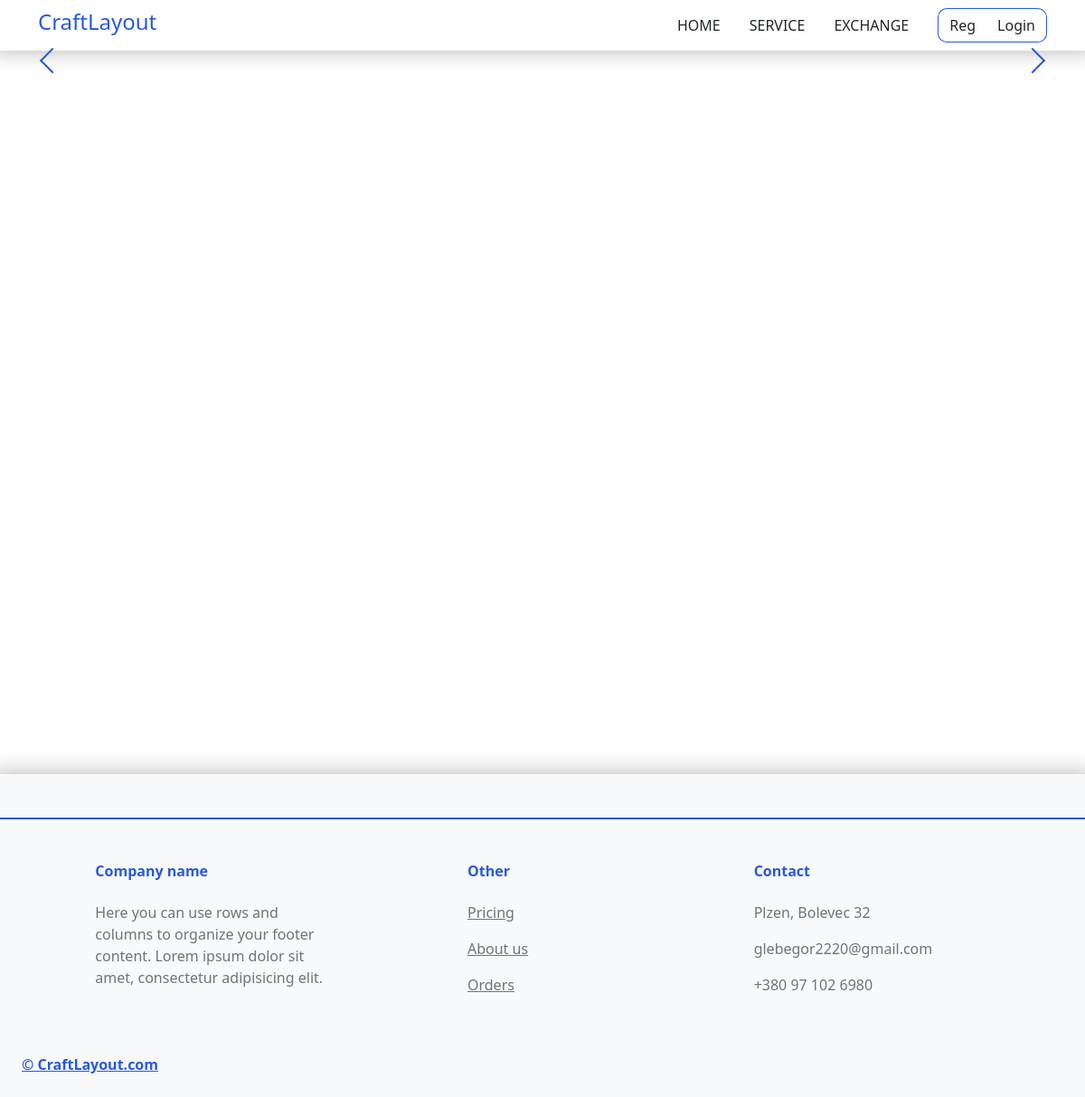
Before: /service/ with the older database file.
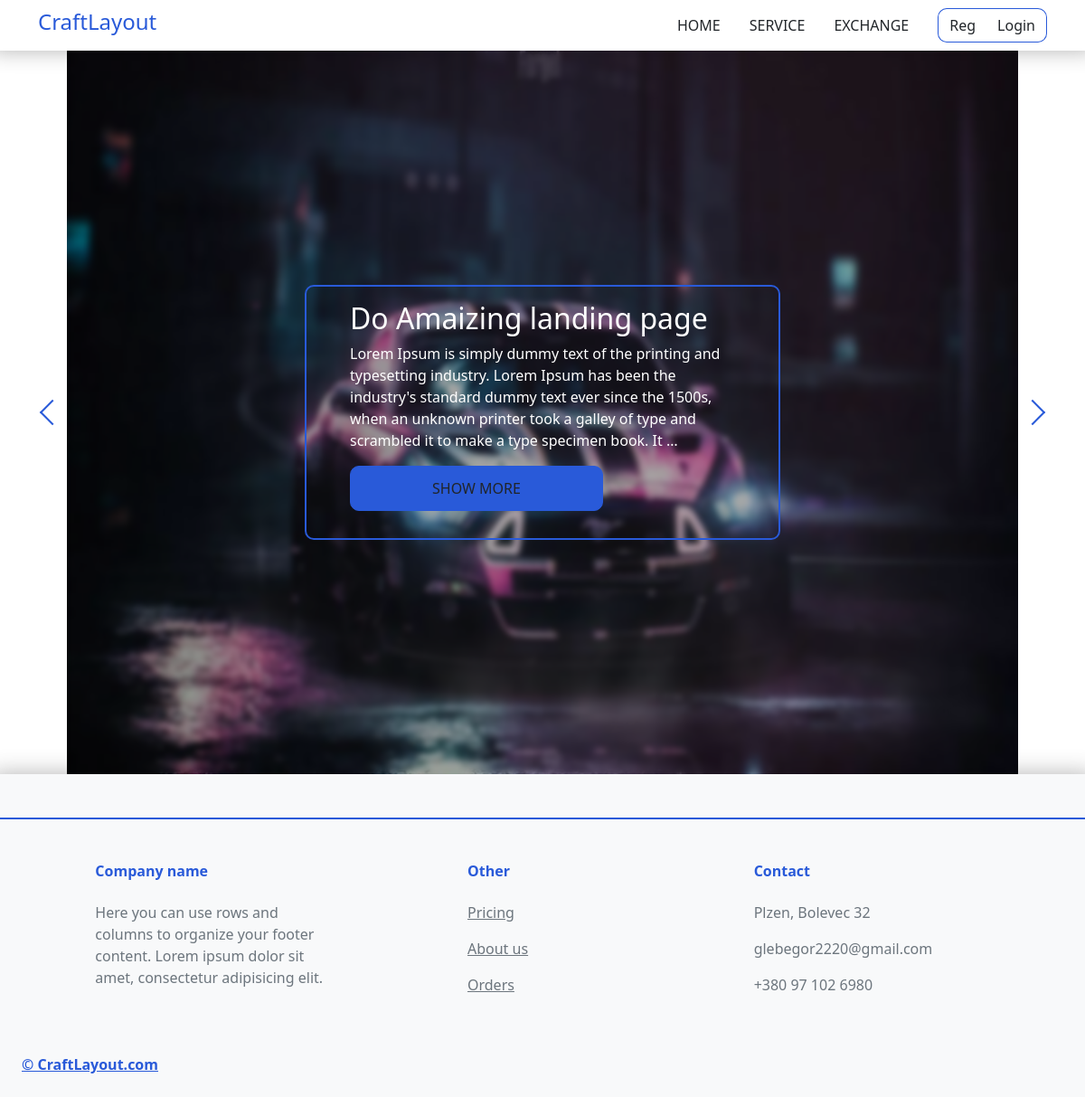
After: the same page with the newer database file.
### services/models.py (models this page shows, shortened)
class OrderModel(models.Model):
    Title = models.CharField(max_length=255)
    BgImg = models.FileField(default='No_image.png', upload_to='orderimg')
    Text = models.TextField(max_length=2000)
    id = models.AutoField(primary_key=True)

### services/views.py (the view)
# urls.py: path('service/', views.servicePage, name='service'),
def servicePage(request):
    Order = OrderModel.objects.all()
    data ={
        'Order': Order
    }
    return render(request, 'services/service.html', data)

### services/templates/services/service.html (shortened to what this page needs)
{% extends 'services/main-layout.html' %}
{% block content%}
<div class="d-flex">
    <button id="PrevBtn" class="ps-5 TriangleBtn"><div class='TriangleBtnInto TrianglePrevBtn'></div></button>
    <div class="sliderInner">
        <div class="SliderTape">
            {% for elem in Order%}
                <div style="background: url({{ elem.BgImg.url}}) no-repeat;background-size: 100% 100%;background-blend-mode: multiply;
                background-color: rgba(0, 0, 0, 0.3);" class="SliderItem">
                    <div style="backdrop-filter: blur(3px);" class="w-100 h-100">
                        <div class="d-flex justify-content-center align-items-center h-100">
                            <div class='w-50 px-5 pt-3' style='border-radius: 10px;border: 2px solid #295AD9;'>
                                <div class='text-white h2'>{{ elem.Title}}</div>
                                <div class='text-white'>{{ elem.Text|truncatechars:250}}</div>
                                <a href={{ elem.id }}><button class="btn mt-3 flare-button">Show More</button></a>
                            </div>
                        </div>
                    </div>
                </div>
            {% endfor%}
        </div>
    </div>
    <button id="NextBtn" class="pe-5 TriangleBtn"><div class='TriangleBtnInto TriangleNextBtn'></div></button>
</div>
{% endblock%}

Changed rows visible on the page:
added OrderModel: BgImg (picture), Title "Do Amaizing landing page", Text "Lorem Ipsum is simply dummy text of the printing and typesetting industry. Lorem Ipsum has been the industry's standard dummy text ever since the 1500s, when an unknown printer took a galley of type and scrambled it to make a type specimen book. It …"
